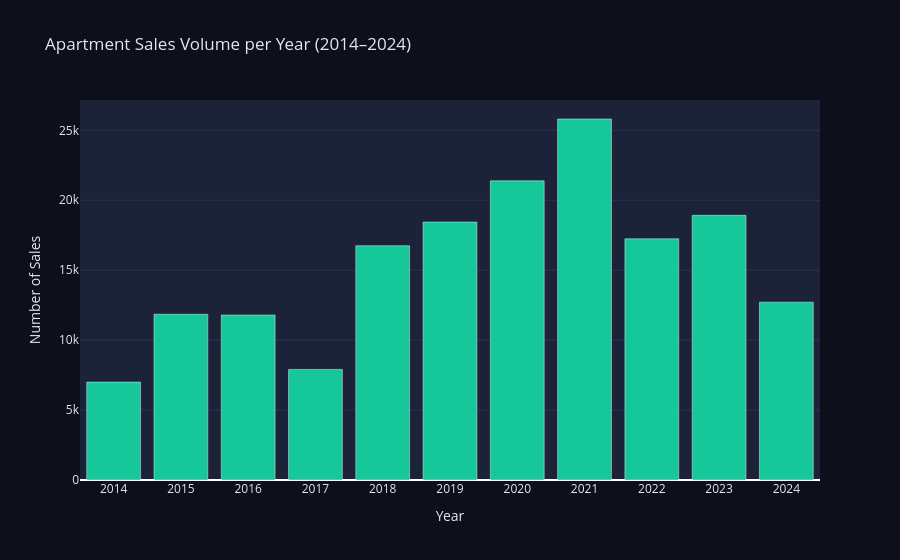

This figure's notebook cell:
### Code cell
# Sales volume by year
yearly_count = df.groupby('year').size().reset_index(name='sales_count')

fig_sales = px.bar(
    yearly_count, x='year', y='sales_count',
    title='Apartment Sales Volume per Year (2014–2024)',
    labels={'year': 'Year', 'sales_count': 'Number of Sales'},
    color_discrete_sequence=['#16c79a']
)
fig_sales.update_layout(
    plot_bgcolor='#1c2237',
    paper_bgcolor='#0d0f1a',
    font_color='#e2e8f0',
    xaxis=dict(dtick=1, showgrid=False),
    yaxis=dict(showgrid=True, gridcolor='#2a3350')
)
fig_sales.show()

### Figure 1 — Plotly figure (JSON) as saved in the notebook; plotly's stock layout.template omitted (floating-point values rounded to 4 significant figures)
{"data": [{"hovertemplate": "Year=%{x}<br>Number of Sales=%{y}<extra></extra>", "legendgroup": "", "marker": {"color": "#16c79a", "pattern": {"shape": ""}}, "name": "", "orientation": "v", "showlegend": false, "textposition": "auto", "type": "bar", "x": [2014, 2015, 2016, 2017, 2018, 2019, 2020, 2021, 2022, 2023, 2024], "xaxis": "x", "y": [7000, 11850, 11794, 7907, 16748, 18441, 21390, 25811, 17245, 18924, 12712], "yaxis": "y"}], "layout": {"barmode": "relative", "font": {"color": "#e2e8f0"}, "legend": {"tracegroupgap": 0}, "paper_bgcolor": "#0d0f1a", "plot_bgcolor": "#1c2237", "title": {"text": "Apartment Sales Volume per Year (2014–2024)"}, "xaxis": {"anchor": "y", "domain": [0, 1], "dtick": 1, "showgrid": false, "title": {"text": "Year"}}, "yaxis": {"anchor": "x", "domain": [0, 1], "gridcolor": "#2a3350", "showgrid": true, "title": {"text": "Number of Sales"}}}}
